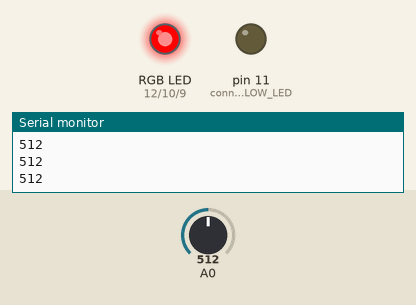
Recording of a sketch running on a simulated Arduino Uno, built with avr-gcc and run on an emulated ATmega328P. Parts: an RGB LED mixed from three pins (HIGH = lit), output pins drawn as LEDs (lit = HIGH), the last lines printed to the serial monitor. The inputs (shaded band) are chosen by the test bench; at power-on: A0 = 512.

Above: at 1.2 s.
1.3 s: A0 set to 490
At 2.5 s:
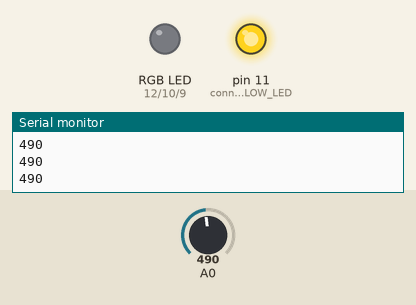
4.3 s: A0 set to 312
7.3 s: A0 set to 284
At 8.3 s:
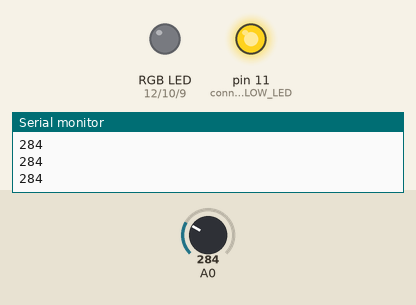
8.8 s: A0 set to 209
10.3 s: A0 set to 184
At 13.2 s:
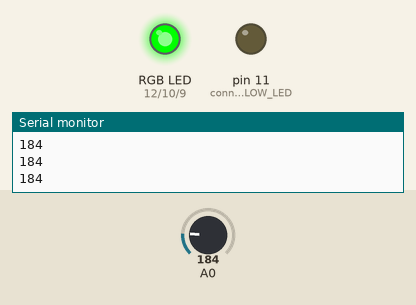
13.3 s: A0 set to 210
At 14.3 s:
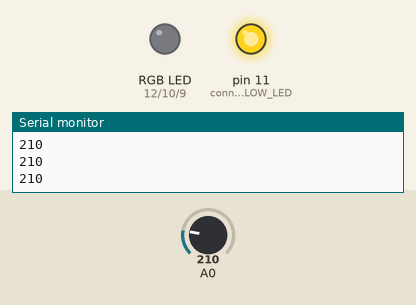
Timing chart, 0 to 15.8 s (numbered marks = the images above; inputs shaded):
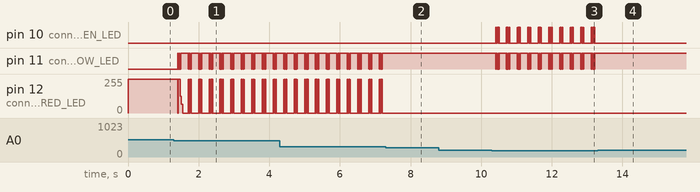

The sketch:

The_AQT.ino
```cpp
int sensorValue;
int digitalValue;
void setup()
{

Serial.begin(9600); // sets the serial port to 9600
pinMode(12, OUTPUT); // connects to RED LED
pinMode(11, OUTPUT); // connects to YELLOW LED
pinMode(10, OUTPUT); // connects to GREEN LED
pinMode(9, OUTPUT); // connects to BLUE LED

}


void loop()

{

sensorValue = analogRead(0); // read analog input pin 0
digitalWrite(12, LOW);
digitalWrite(11, LOW);
digitalWrite(10, LOW);
digitalWrite(9, LOW);
//digitalValue = digitalRead(2);
if (sensorValue>500)
{

digitalWrite(12, HIGH);
}
else if(sensorValue>300)
{


for (int i=0; i<5; i++){
digitalWrite(12, HIGH);
digitalWrite(11, LOW);
delay(10);
digitalWrite(12, LOW);
digitalWrite(11, HIGH);
delay(10);
}}
else if (sensorValue>200)
{

digitalWrite(11, HIGH);
}
else if(sensorValue>150)
{


for (int i=0; i<5; i++){
digitalWrite(10, HIGH);
digitalWrite(11, LOW);
delay(10);
digitalWrite(10, LOW);
digitalWrite(11, HIGH);
delay(10);
}}
else if (sensorValue>100)
{

digitalWrite(10, HIGH);
}
else if(sensorValue>50)
{

for (int i=0; i<5; i++){
digitalWrite(10, HIGH);
digitalWrite(9, LOW);
delay(10);
digitalWrite(10, LOW);
digitalWrite(9, HIGH);
delay(10);
}}
else{
  digitalWrite(9, HIGH);
}
Serial.println(sensorValue, DEC); // prints the value read
//Serial.println(digitalValue, DEC);

delay(200); // wait 100ms for next reading

}
```

Measured:
- the behaviour switches between 501 and 500 on A0 (found by bisection; images 0 and 1)
- the behaviour switches between 201 and 200 on A0 (found by bisection; images 2 and 3)
- after the input at 1.3 s, pin 11 (connects_to_YELLOW_LED): LOW → HIGH after 0.11 s, then repeats every 0.30 s: 3 × (LOW 0.01 s, HIGH 0.01 s), LOW 0.01 s, HIGH 0.21 s, LOW 0.01 s, HIGH 0.01 s
- after the input at 7.3 s, pin 11 (connects_to_YELLOW_LED): stops changing and stays HIGH; pin 12 (connects_to_RED_LED): stops changing and stays 0/255
- after the input at 10.3 s, pin 10 (connects_to_GREEN_LED): LOW → HIGH after 0.12 s, then repeats every 0.30 s: 4 × (LOW 0.01 s, HIGH 0.01 s), LOW 0.21 s, HIGH 0.01 s; pin 11 (connects_to_YELLOW_LED): HIGH → LOW after 0.12 s, then repeats every 0.30 s: 4 × (HIGH 0.01 s, LOW 0.01 s), HIGH 0.21 s, LOW 0.01 s
- after the input at 13.3 s, pin 10 (connects_to_GREEN_LED): stops changing and stays LOW; pin 11 (connects_to_YELLOW_LED): stops changing and stays HIGH
- by itself, pin 12 (connects_to_RED_LED): repeats every 0.30 s: 4 × (0/255 0.01 s, 255/255 0.01 s), 0/255 0.21 s, 255/255 0.01 s
